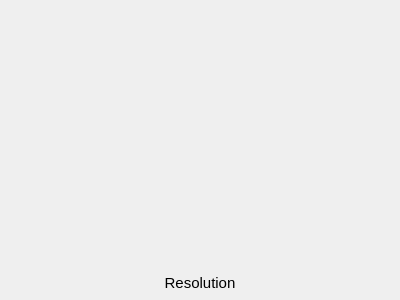
<?xml version="1.0" encoding="UTF-8"?>
<ui version="4.0">
 <class>WebImageLabel</class>
 <widget class="QWidget" name="WebImageLabel">
  <property name="geometry">
   <rect>
    <x>0</x>
    <y>0</y>
    <width>400</width>
    <height>300</height>
   </rect>
  </property>
  <layout class="QVBoxLayout" name="verticalLayout" stretch="1,0">
   <property name="spacing">
    <number>3</number>
   </property>
   <property name="leftMargin">
    <number>0</number>
   </property>
   <property name="topMargin">
    <number>0</number>
   </property>
   <property name="rightMargin">
    <number>0</number>
   </property>
   <property name="bottomMargin">
    <number>8</number>
   </property>
   <item>
    <widget class="QLabel" name="image">
     <property name="text">
      <string/>
     </property>
     <property name="alignment">
      <set>Qt::AlignHCenter|Qt::AlignTop</set>
     </property>
    </widget>
   </item>
   <item>
    <widget class="QLabel" name="resolution">
     <property name="font">
      <font>
       <pointsize>11</pointsize>
      </font>
     </property>
     <property name="text">
      <string>Resolution</string>
     </property>
     <property name="textFormat">
      <enum>Qt::PlainText</enum>
     </property>
     <property name="alignment">
      <set>Qt::AlignHCenter|Qt::AlignTop</set>
     </property>
     <property name="wordWrap">
      <bool>true</bool>
     </property>
    </widget>
   </item>
  </layout>
 </widget>
 <resources/>
 <connections/>
</ui>
